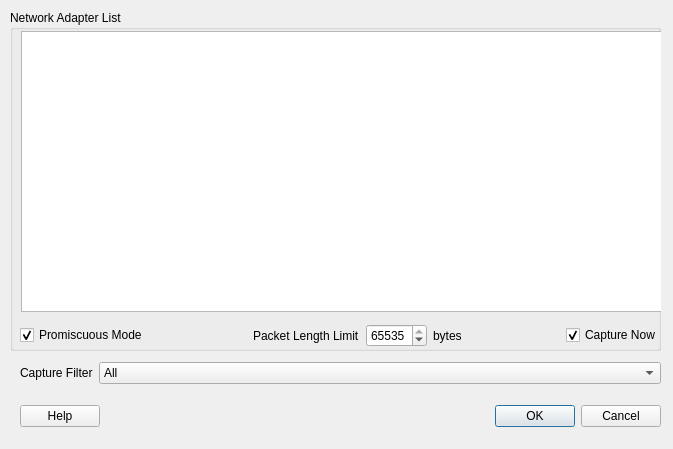
<?xml version="1.0" encoding="UTF-8"?>
<ui version="4.0">
 <class>ChooseDevDialog</class>
 <widget class="QDialog" name="ChooseDevDialog">
  <property name="geometry">
   <rect>
    <x>0</x>
    <y>0</y>
    <width>673</width>
    <height>449</height>
   </rect>
  </property>
  <property name="windowTitle">
   <string>Choose Network Adapter Device</string>
  </property>
  <widget class="QGroupBox" name="netDevsGroupBox">
   <property name="geometry">
    <rect>
     <x>10</x>
     <y>10</y>
     <width>651</width>
     <height>341</height>
    </rect>
   </property>
   <property name="title">
    <string>Network Adapter List</string>
   </property>
   <widget class="QListWidget" name="netDevListWidget">
    <property name="geometry">
     <rect>
      <x>11</x>
      <y>21</y>
      <width>641</width>
      <height>281</height>
     </rect>
    </property>
   </widget>
   <widget class="QWidget" name="layoutWidget">
    <property name="geometry">
     <rect>
      <x>10</x>
      <y>310</y>
      <width>641</width>
      <height>31</height>
     </rect>
    </property>
    <layout class="QHBoxLayout" name="horizontalLayout_2">
     <item>
      <widget class="QCheckBox" name="PromiscuousCheckBox">
       <property name="toolTip">
        <string>&lt;html&gt;&lt;head/&gt;&lt;body&gt;&lt;p&gt;使用混杂模式捕获所有经过网络适配器的数据包。&lt;/p&gt;&lt;/body&gt;&lt;/html&gt;</string>
       </property>
       <property name="text">
        <string>Promiscuous Mode</string>
       </property>
       <property name="checked">
        <bool>true</bool>
       </property>
      </widget>
     </item>
     <item>
      <spacer name="horizontalSpacer_2">
       <property name="orientation">
        <enum>Qt::Horizontal</enum>
       </property>
       <property name="sizeHint" stdset="0">
        <size>
         <width>40</width>
         <height>20</height>
        </size>
       </property>
      </spacer>
     </item>
     <item>
      <widget class="QLabel" name="label_2">
       <property name="text">
        <string>Packet Length Limit</string>
       </property>
      </widget>
     </item>
     <item>
      <widget class="QSpinBox" name="limitSpinBox">
       <property name="toolTipDuration">
        <number>-1</number>
       </property>
       <property name="minimum">
        <number>40</number>
       </property>
       <property name="maximum">
        <number>65535</number>
       </property>
       <property name="singleStep">
        <number>2</number>
       </property>
       <property name="value">
        <number>65535</number>
       </property>
      </widget>
     </item>
     <item>
      <widget class="QLabel" name="label_3">
       <property name="text">
        <string>bytes</string>
       </property>
      </widget>
     </item>
     <item>
      <spacer name="horizontalSpacer_3">
       <property name="orientation">
        <enum>Qt::Horizontal</enum>
       </property>
       <property name="sizeHint" stdset="0">
        <size>
         <width>40</width>
         <height>20</height>
        </size>
       </property>
      </spacer>
     </item>
     <item>
      <widget class="QCheckBox" name="beginCheckBox">
       <property name="toolTip">
        <string>&lt;html&gt;&lt;head/&gt;&lt;body&gt;&lt;p&gt;勾选后，点击确定直接开始捕获过程。&lt;/p&gt;&lt;/body&gt;&lt;/html&gt;</string>
       </property>
       <property name="text">
        <string>Capture Now</string>
       </property>
       <property name="checked">
        <bool>true</bool>
       </property>
      </widget>
     </item>
    </layout>
   </widget>
  </widget>
  <widget class="QWidget" name="layoutWidget">
   <property name="geometry">
    <rect>
     <x>0</x>
     <y>0</y>
     <width>2</width>
     <height>2</height>
    </rect>
   </property>
   <layout class="QHBoxLayout" name="horizontalLayout_4"/>
  </widget>
  <widget class="QWidget" name="layoutWidget">
   <property name="geometry">
    <rect>
     <x>20</x>
     <y>360</y>
     <width>641</width>
     <height>26</height>
    </rect>
   </property>
   <layout class="QHBoxLayout" name="horizontalLayout">
    <item>
     <widget class="QLabel" name="label">
      <property name="text">
       <string>Capture Filter</string>
      </property>
     </widget>
    </item>
    <item>
     <widget class="QComboBox" name="filterComboBox">
      <property name="sizePolicy">
       <sizepolicy hsizetype="Expanding" vsizetype="Fixed">
        <horstretch>0</horstretch>
        <verstretch>0</verstretch>
       </sizepolicy>
      </property>
      <item>
       <property name="text">
        <string>All</string>
       </property>
      </item>
      <item>
       <property name="text">
        <string>Only IPv4</string>
       </property>
      </item>
      <item>
       <property name="text">
        <string>Only IPv6</string>
       </property>
      </item>
      <item>
       <property name="text">
        <string>Only TCP</string>
       </property>
      </item>
      <item>
       <property name="text">
        <string>Only UDP</string>
       </property>
      </item>
      <item>
       <property name="text">
        <string>TCP or UDP</string>
       </property>
      </item>
      <item>
       <property name="text">
        <string>Not ARP</string>
       </property>
      </item>
      <item>
       <property name="text">
        <string>only ARP</string>
       </property>
      </item>
      <item>
       <property name="text">
        <string>Not Inlcuding ARP、TCP、UDP</string>
       </property>
      </item>
      <item>
       <property name="text">
        <string>Only HTTP</string>
       </property>
      </item>
     </widget>
    </item>
   </layout>
  </widget>
  <widget class="QWidget" name="">
   <property name="geometry">
    <rect>
     <x>20</x>
     <y>400</y>
     <width>641</width>
     <height>32</height>
    </rect>
   </property>
   <layout class="QHBoxLayout" name="horizontalLayout_3">
    <item>
     <widget class="QPushButton" name="helpButton">
      <property name="text">
       <string>Help</string>
      </property>
     </widget>
    </item>
    <item>
     <spacer name="horizontalSpacer">
      <property name="orientation">
       <enum>Qt::Horizontal</enum>
      </property>
      <property name="sizeHint" stdset="0">
       <size>
        <width>40</width>
        <height>20</height>
       </size>
      </property>
     </spacer>
    </item>
    <item>
     <widget class="QDialogButtonBox" name="buttonBox">
      <property name="orientation">
       <enum>Qt::Horizontal</enum>
      </property>
      <property name="standardButtons">
       <set>QDialogButtonBox::Cancel|QDialogButtonBox::Ok</set>
      </property>
     </widget>
    </item>
   </layout>
  </widget>
  <zorder>helpButton</zorder>
  <zorder>buttonBox</zorder>
  <zorder>layoutWidget</zorder>
  <zorder>netDevsGroupBox</zorder>
  <zorder>layoutWidget</zorder>
 </widget>
 <tabstops>
  <tabstop>netDevListWidget</tabstop>
  <tabstop>PromiscuousCheckBox</tabstop>
  <tabstop>beginCheckBox</tabstop>
  <tabstop>helpButton</tabstop>
  <tabstop>buttonBox</tabstop>
 </tabstops>
 <resources/>
 <connections>
  <connection>
   <sender>buttonBox</sender>
   <signal>accepted()</signal>
   <receiver>ChooseDevDialog</receiver>
   <slot>accept()</slot>
   <hints>
    <hint type="sourcelabel">
     <x>248</x>
     <y>254</y>
    </hint>
    <hint type="destinationlabel">
     <x>157</x>
     <y>272</y>
    </hint>
   </hints>
  </connection>
  <connection>
   <sender>buttonBox</sender>
   <signal>rejected()</signal>
   <receiver>ChooseDevDialog</receiver>
   <slot>reject()</slot>
   <hints>
    <hint type="sourcelabel">
     <x>316</x>
     <y>260</y>
    </hint>
    <hint type="destinationlabel">
     <x>286</x>
     <y>272</y>
    </hint>
   </hints>
  </connection>
 </connections>
</ui>
